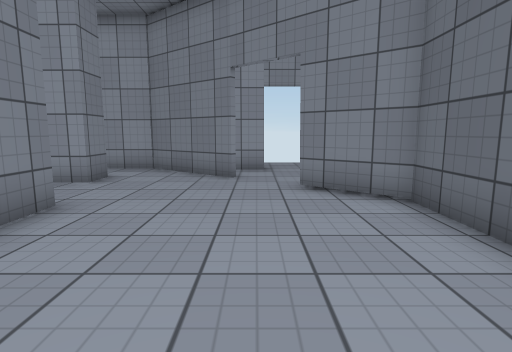
view 1 (above)

18 first-person views from a walk through a 3-D level made in the Unity game engine. The camera is 1.2 m above the floor, tilts 8° down and sees 80° across. The floor is counted in squares, 1 m on a side. Each view is taken from the middle of a square. On the plan, view 1 faces up. The plan holds only what a view shows up to about 13 squares ahead; the rest is blank. The place goes on beyond the plan. Surface patterns are stand-ins for the level's own textures.

view 2
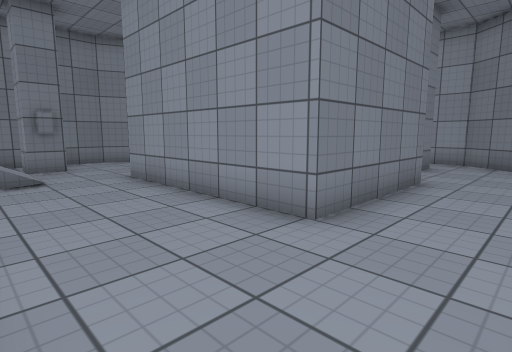

view 3
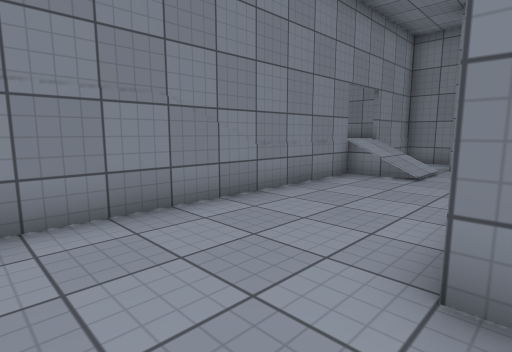

view 4
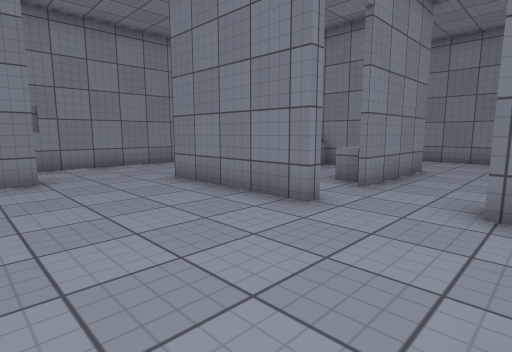

view 5
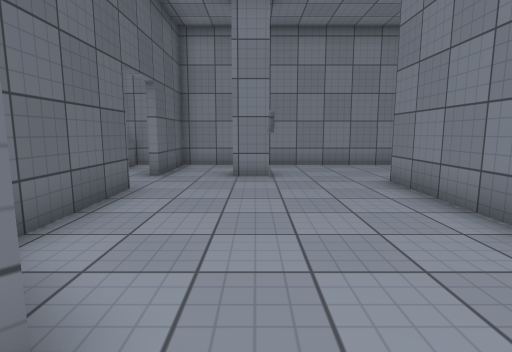

view 6
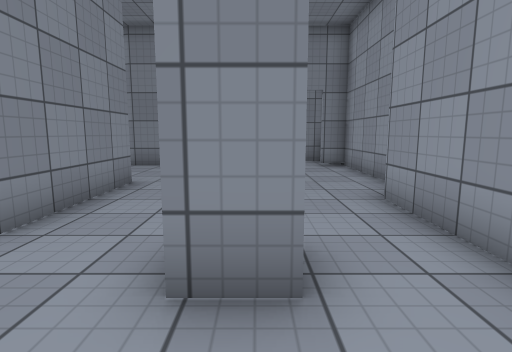

view 7
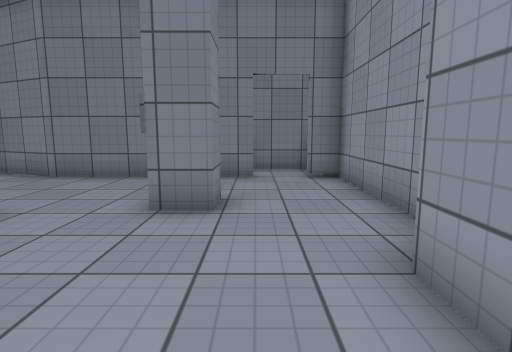

view 8
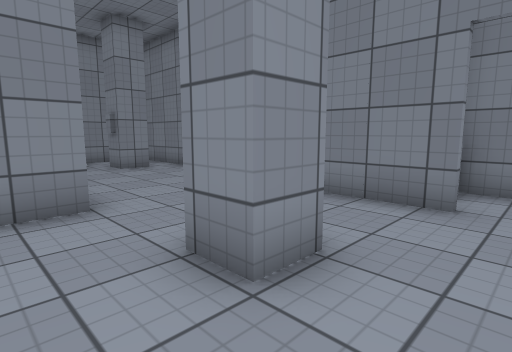

view 9
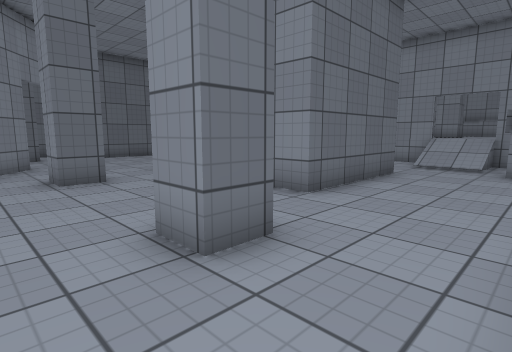

view 10
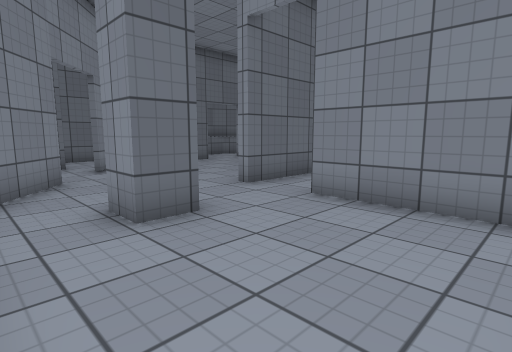

view 11
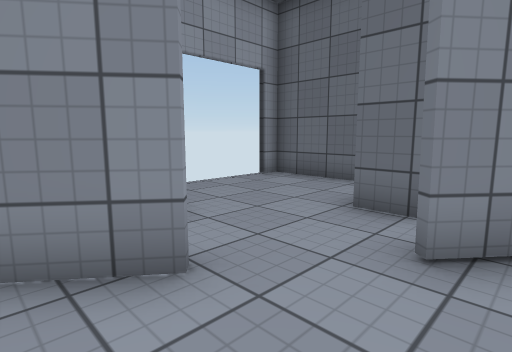

view 12
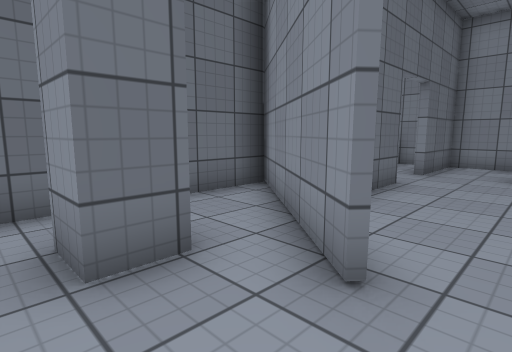

view 13
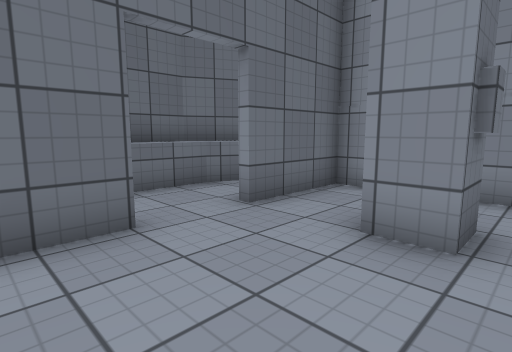

view 14
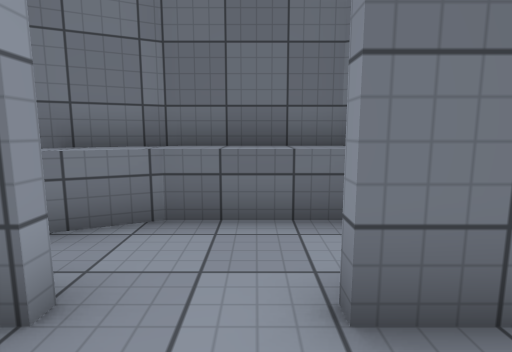

view 15
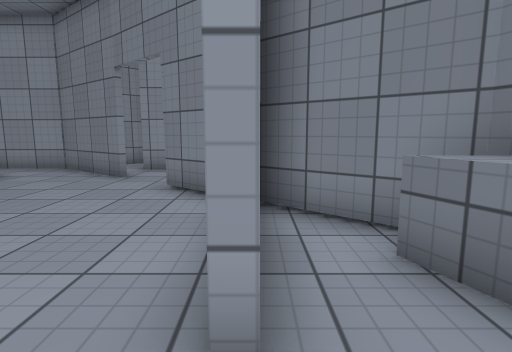

view 16
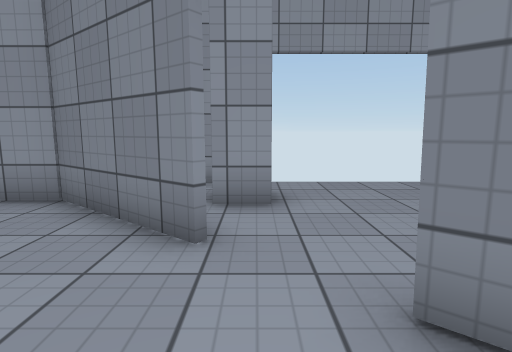

view 17
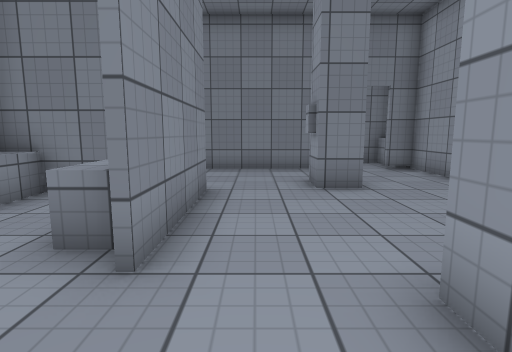

view 18
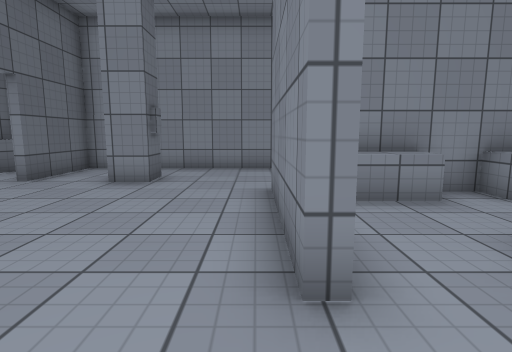

### Floor plan
Key: @ floor where view 1 was taken; # wall or solid block; . floor; / step, stairs or slope; ^ raised ledge.
Columns run from 15 left of view 1 to 6 right of it. Each row starts with its distance up from view 1.
 13              ##     #
 12   ######     #......#
 11 #^.....######..#....#
 10 #...........##......#
  9 ##...........##.....#
  8  #...#....#.......#.#
  7  #..............##..#
  6  #...............##.#
  5  #....####........#.#
  4  #....# ^^.#......###
  3  #....#....#......#.^#
  2  #....#....#......#.^#
  1  #....######........^#
  0  #.............@....^#
 -1  ###...........#..#.^#
 -2  #..//............#.^#
 -3  #..//............#.^#
 -4  ###^ ############^##
 -5   ^  ^^
 -6     ^^

Positions as (right, up) in squares from view 1, and headings:
1: (0, 0), facing up
2: (-1, -3), facing up-left
3: (-1, 1), facing down-left
4: (1, 8), facing down-left
5: (0, 8), facing down
6: (-2, 8), facing left
7: (-5, 9), facing left
8: (-8, 10), facing down-left
9: (-13, 10), facing down-right
10: (-9, 10), facing down-right
11: (-2, 6), facing up-right
12: (0, 9), facing down-right
13: (-1, 3), facing down-right
14: (1, 0), facing right
15: (3, 0), facing up
16: (0, 5), facing up
17: (-3, 6), facing left
18: (-3, 7), facing down
